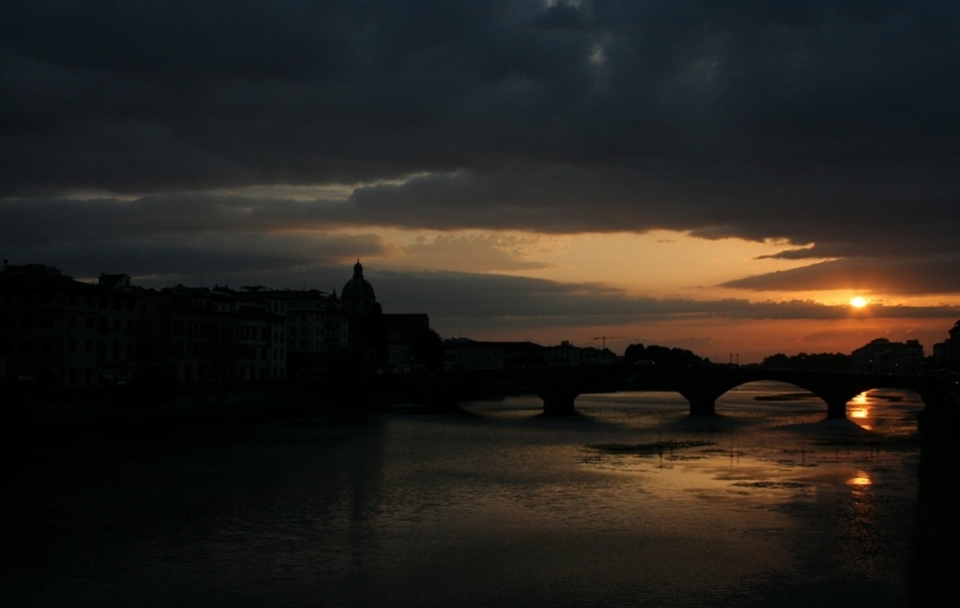
%> input picture low-light image enhancement/LHE/30.jpg, 960 x 608 px
$ octave --eval "Histogramequalization;"   (GNU Octave 9; MATLAB toolbox functions it lacks are replaced by stand-ins)
%> lines starting %> are read from the running program, lines starting %| are printed output that depends on the picture
function Histogramequalization()
[f,p]=uigetfile('*.*','选择图像文件');
%> the answer given: 30.jpg
if f
I=imread(strcat(p,f));
%> I is the input picture: size 608x960x3 uint8; mean R, G, B 37.4, 33.8, 29.1
end

h=figure();
set(h,'position',[300 100 1000 600]);

Ir=I(:,:,1);%提取红色分量
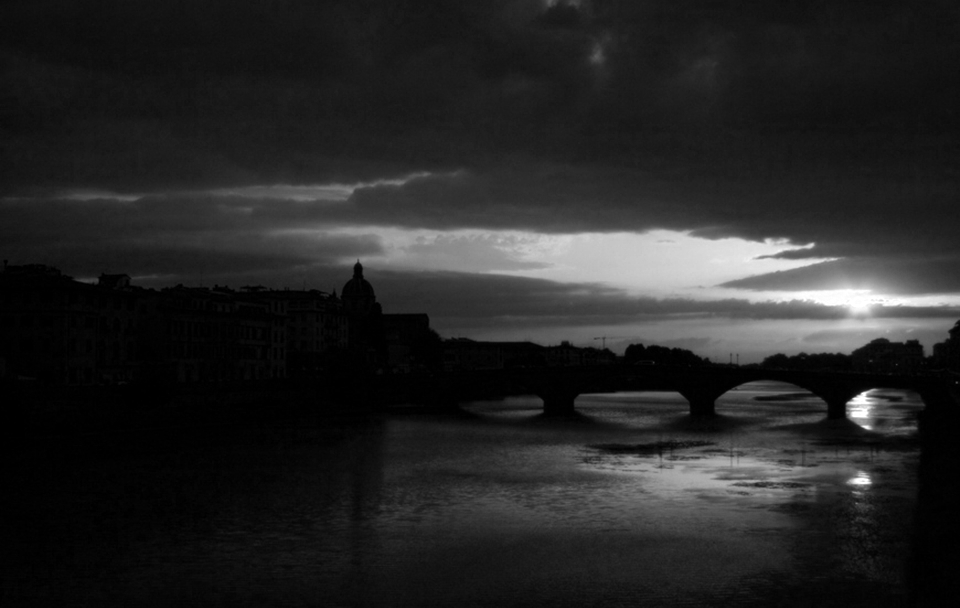
%> Ir: size 608x960 uint8; min 0, max 255, mean 37.4
Ig=I(:,:,2);%提取绿色分量
Ib=I(:,:,3);%提取蓝色分量
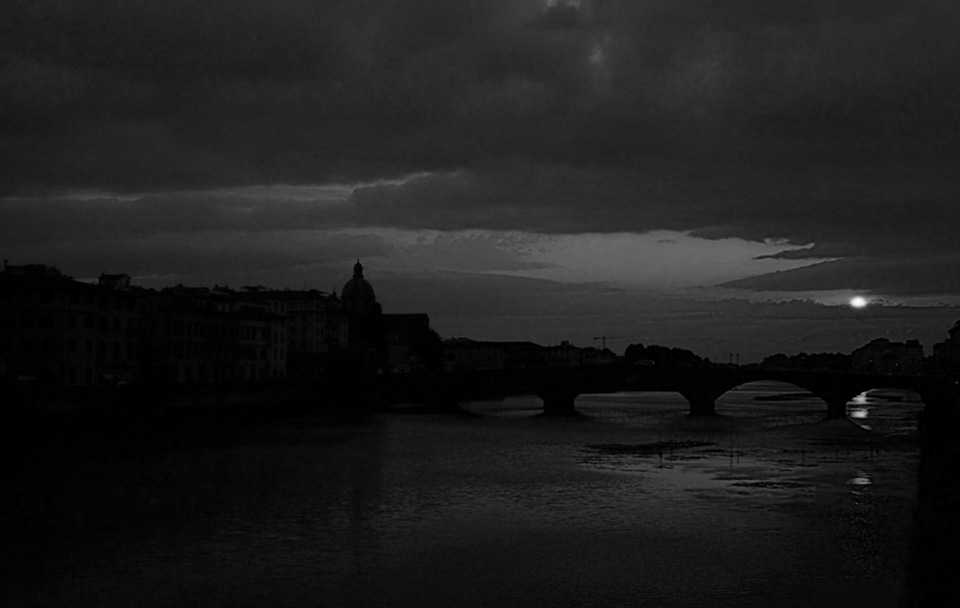
%> Ib: size 608x960 uint8; min 0, max 253, mean 29.1
I1=histeq(Ir);   %直方图均衡化函数histeq
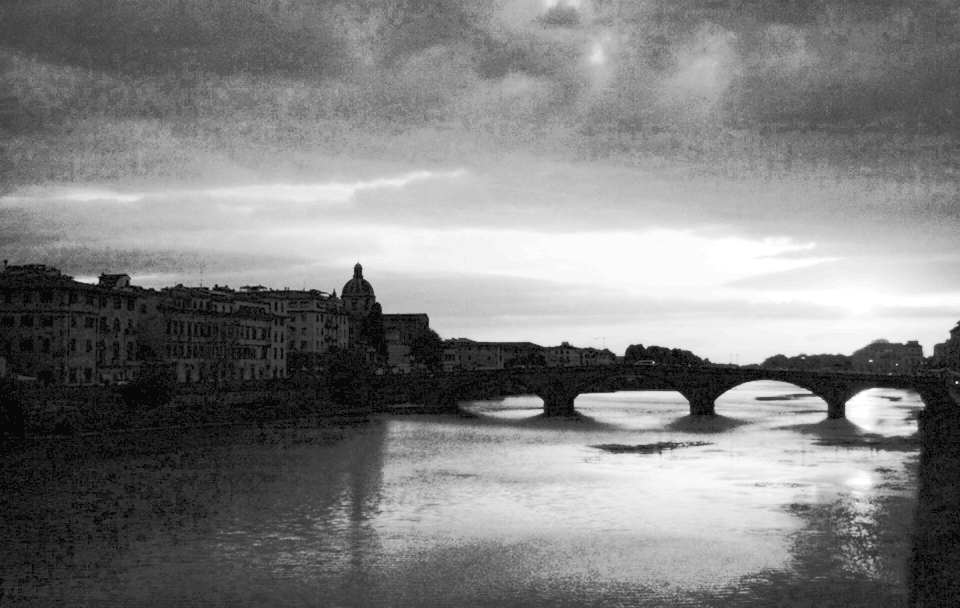
%> I1: size 608x960 uint8; min 8, max 255, mean 128
I2=histeq(Ig);
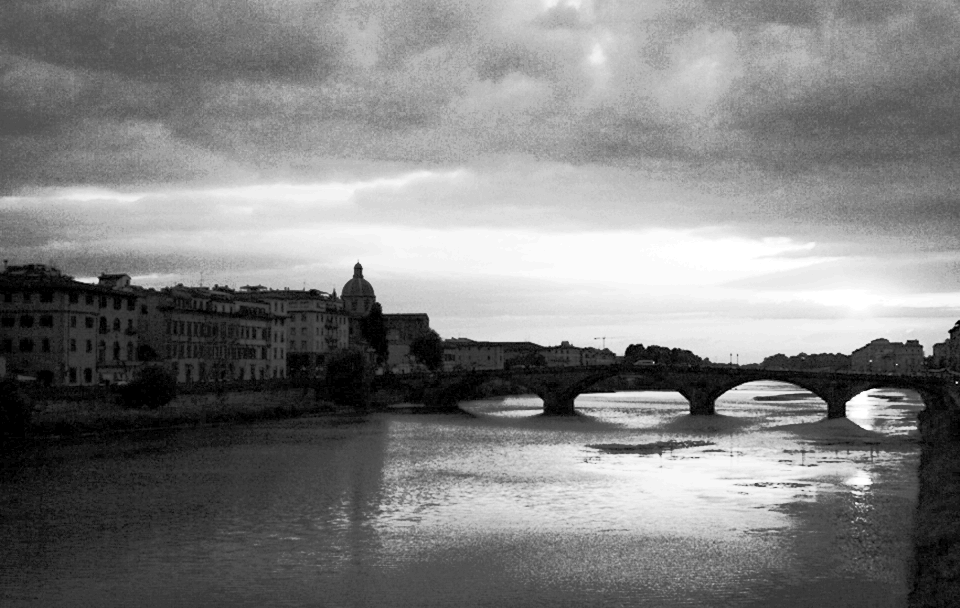
%> I2: size 608x960 uint8; min 0, max 255, mean 127.9
I3=histeq(Ib);
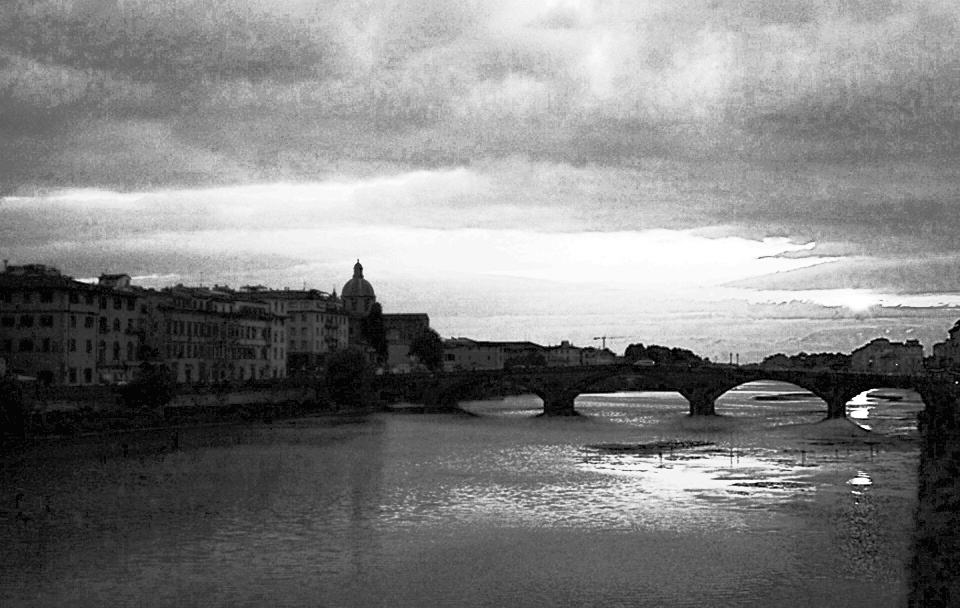
%> I3: size 608x960 uint8; min 4, max 255, mean 127.8
c=cat(3,I1,I2,I3);  %cat用于构造多维数组
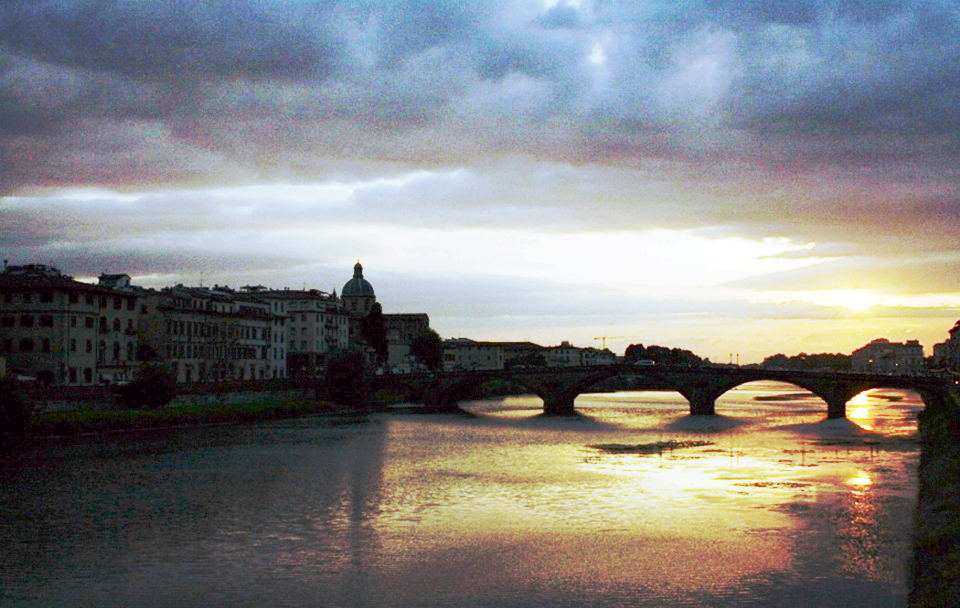
%> c: size 608x960x3 uint8; mean R, G, B 128, 127.9, 127.8
%> `Histogramequalization;`:
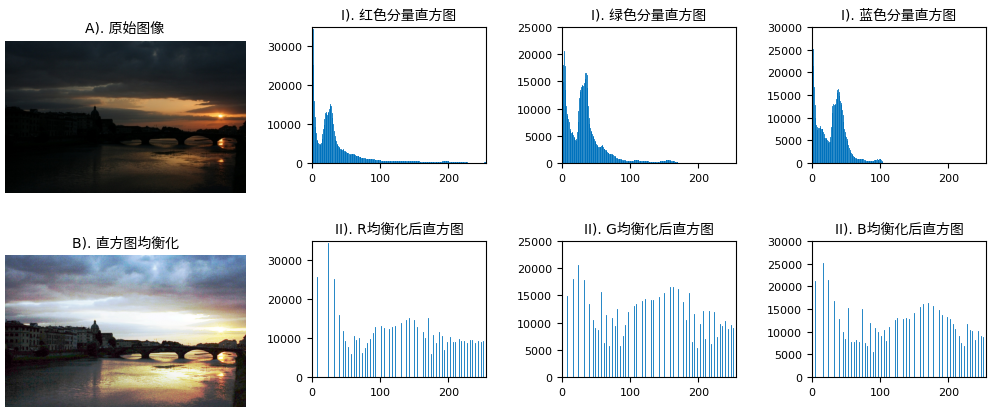
%> figure redrawn from the program's plot data, 8 panels
subplot(2,4,1);imshow(I);
title('A). 原始图像');
subplot(2,4,5);imshow(c);
title('B). 直方图均衡化');

subplot(2,4,2);
imhist(Ir);
title('I). 红色分量直方图');
subplot(2,4,6);
imhist(I1);
title('II). R均衡化后直方图');
subplot(2,4,3);
imhist(Ig);
title('I). 绿色分量直方图');
subplot(2,4,7);
imhist(I2);
title('II). G均衡化后直方图');
subplot(2,4,4);
imhist(Ib);
title('I). 蓝色分量直方图');
subplot(2,4,8);
imhist(I3);
title('II). B均衡化后直方图');

$ run again, on low-light image enhancement/LHE/tree.jpg
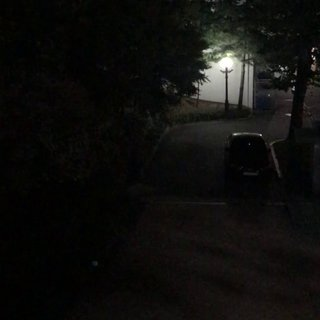
%> input picture low-light image enhancement/LHE/tree.jpg, 320 x 320 px
%> in Histogramequalization, I is the input picture: size 320x320x3 uint8; mean R, G, B 15.2, 14.9, 12.9
%> in Histogramequalization, `I3=histeq(Ib);`:
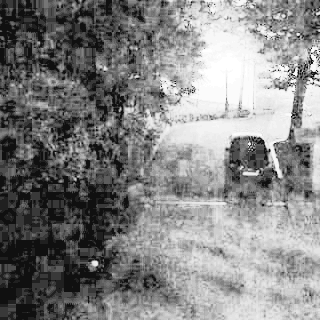
%> I3: size 320x320 uint8; min 16, max 255, mean 131.5
%> in Histogramequalization, `c=cat(3,I1,I2,I3);`:
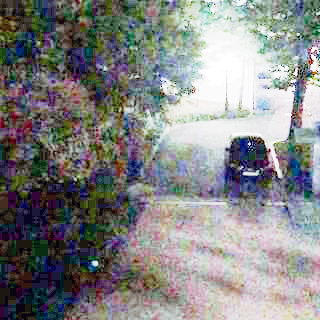
%> c: size 320x320x3 uint8; mean R, G, B 130.6, 131.5, 131.5
